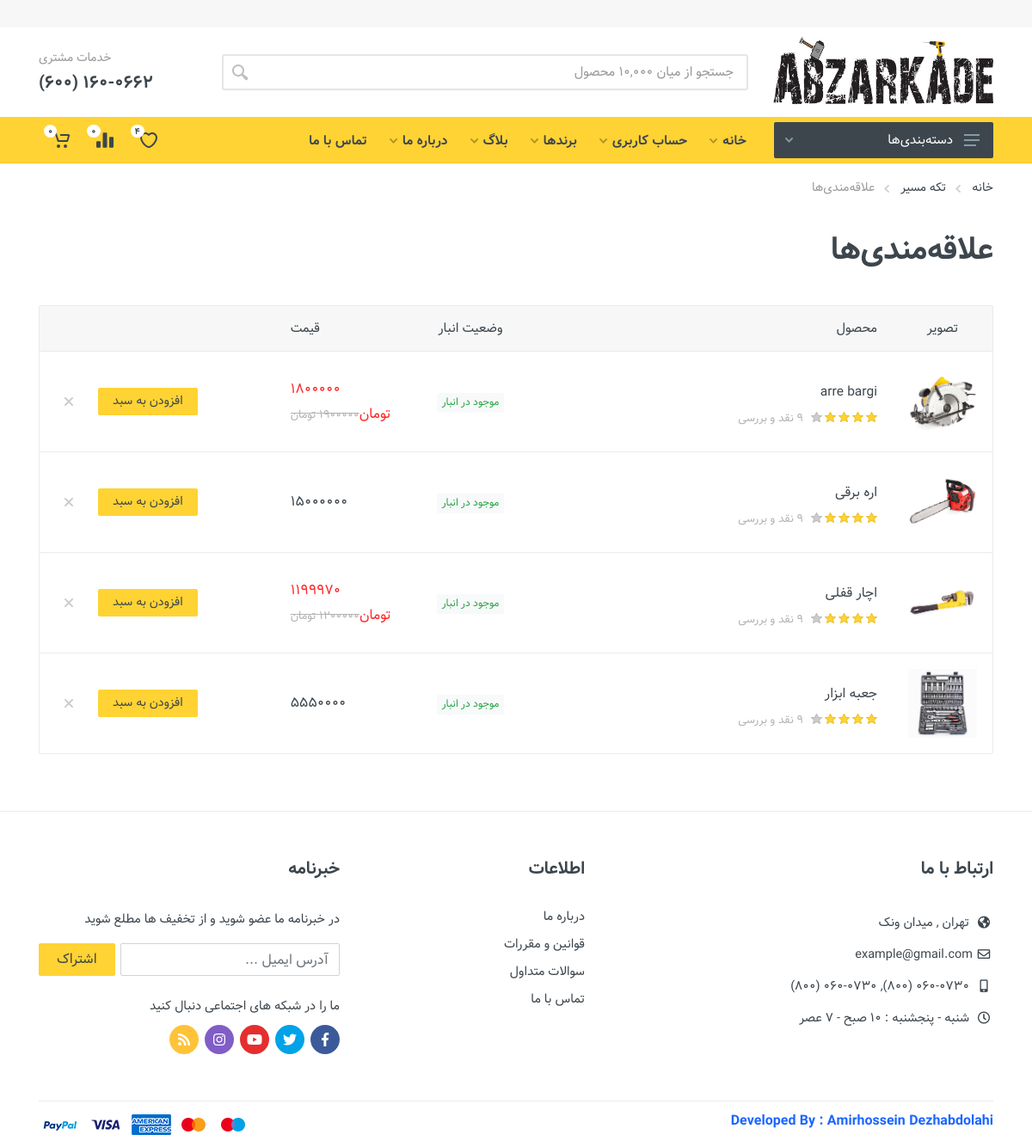
The page /wishlist/ (signed in) on the database its author committed.
### shop/models.py (models this page shows, shortened)
class WishList(models.Model):
    user = models.ForeignKey(User , on_delete=models.CASCADE)
    product = models.ForeignKey(Kala , on_delete=models.CASCADE)
    create_at = models.DateTimeField(auto_now_add=True)
    class Meta:
        verbose_name_plural = "Wishlist"

class Kala(models.Model):
    slug=models.SlugField(allow_unicode=True)
    name=models.CharField(max_length=150)
    brand=models.ForeignKey(Brand ,on_delete=models.SET_NULL, null=True , blank=True , verbose_name='Brand' , related_name='brand')
    size = models.ManyToManyField(ProductSize , help_text="Enter Size of the product")
    mini_description = models.CharField(max_length=200)
    color = models.ManyToManyField(Color , help_text="Select Color of the product")
    material = models.ManyToManyField(Materials , help_text="Select Material of the Product")
    pic0 = models.ImageField(
        upload_to= 'static/images/products/{0}'.format(strftime('%Y%m%d-%H%M%S',gmtime())) ,
        default='no-image.jpg' ,
        width_field='imagewidth' ,
        height_field='imageheight' ,
    )
    pic1 = models.ImageField(
        upload_to= 'static/images/products/{0}'.format(strftime("%Y%m%d - %H%M%S",gmtime())) ,
        default = 'no-image.jpg' ,
        null = True, blank = True ,
    )
    pic2 = models.ImageField(
        upload_to= 'static/images/products/{0}'.format(strftime("%Y%m%d - %H%M%S",gmtime())) ,
        default = 'no-image.jpg' ,
        null = True ,blank = True ,
    )
    pic3 = models.ImageField(
        upload_to= 'static/images/products/{0}'.format(strftime("%Y%m%d - %H%M%S",gmtime())) ,
        default = 'no-image.jpg' ,
        null = True, blank = True,
    )
    pic4 = models.ImageField(
        upload_to= 'static/images/products/{0}'.format(strftime("%Y%m%d - %H%M%S" ,gmtime())) ,
        default = 'no-image.jpg' ,
        null = True, blank = True ,
    )
    category=models.ForeignKey(
        KalaCategory ,
        on_delete=models.SET_NULL ,
        null=True ,
        verbose_name="Category" ,
        related_name= 'Category',
        help_text="category" ,
    )
    description=models.TextField(max_length=255 ,null=True, blank=True)
    imagewidth = models.PositiveIntegerField(editable = False, default = 401)
    imageheight = models.PositiveIntegerField(editable = False, default = 401)
    class Meta:
        verbose_name_plural = "Products"

class KalaInstance(models.Model):
    kala=models.ForeignKey(Kala ,on_delete=models.CASCADE , related_name='kalainstance')
    saller=models.ForeignKey(User , on_delete=models.CASCADE)
    price=models.BigIntegerField(verbose_name='Price')
    off = models.IntegerField(default=0)
    instock = models.IntegerField()
    class Meta:
        verbose_name_plural = "Product Instances"
    def new_price(self):
        if self.off == 0:
            return self.price
        else:
            return self.price - self.off

### shop/views.py (the view, shortened to what this page needs)
# urls.py: path('wishlist/', wishlist , name='wishlist'),
@login_required( login_url ='login')
def wishlist(request):
    wishlist = WishList.objects.filter( user = request.user)
    product = []
    for p in wishlist:
        product_detail = KalaInstance.objects.filter(kala__slug=p.product.slug)
        for a in product_detail:
            product.append(a)
    context = {
        'wishlist':wishlist,
        'detail':product,
    }
    return render(request , 'wishlist.html' , context)

### media/templates/wishlist.html (shortened to what this page needs)
{% extends 'main/base.html' %}
{% load static %}
{% block body %}
		<div class="site__body">
			<div class="page-header">
				<div class="page-header__container container">
					<div class="page-header__breadcrumb">
						<nav aria-label="breadcrumb">
							<ol class="breadcrumb">
								<li class="breadcrumb-item"><a href="{% url 'index' %}">خانه</a>
								</li>
								<li class="breadcrumb-item"><a href="#">تکه مسیر</a>
								</li>
								<li class="breadcrumb-item active" aria-current="page">علاقه‌مندی‌ها</li>
							</ol>
						</nav>
					</div>
					<div class="page-header__title">
						<h1>علاقه‌مندی‌ها</h1></div>
				</div>
			</div>
			<div class="block">
				<div class="container">
					{% if wishlist %}
					<table class="wishlist">
						<thead class="wishlist__head">
							<tr class="wishlist__row">
								<th class="wishlist__column wishlist__column--image">تصویر</th>
								<th class="wishlist__column wishlist__column--product">محصول</th>
								<th class="wishlist__column wishlist__column--stock">وضعیت انبار</th>
								<th class="wishlist__column wishlist__column--price">قیمت</th>
								<th class="wishlist__column wishlist__column--tocart"></th>
								<th class="wishlist__column wishlist__column--remove"></th>
							</tr>
						</thead>
						<tbody class="wishlist__body">
							{% for p in wishlist %}
							<tr class="wishlist__row">
								<td class="wishlist__column wishlist__column--image">
									<a href="{% url 'KalaDetailView' p.product.slug %}"><img src="{{ p.product.pic0.url }}" alt=" {{ p.product.name }}"></a>
								</td>
								<td class="wishlist__column wishlist__column--product"><a href={% url 'KalaDetailView' p.product.slug %} class="wishlist__product-name"> {{ p.product.name }} </a>
									<div class="wishlist__product-rating">
										<div class="rating">
											<div class="rating__body">
												<svg class="rating__star rating__star--active" width="13px" height="12px">
													<g class="rating__fill">
														<use xlink:href="{% static 'images/sprite.svg' %}#star-normal"></use>
													</g>
													<g class="rating__stroke">
														<use xlink:href="{% static 'images/sprite.svg' %}#star-normal-stroke"></use>
													</g>
												</svg>
												<svg class="rating__star rating__star--active" width="13px" height="12px">
													<g class="rating__fill">
														<use xlink:href="{% static 'images/sprite.svg' %}#star-normal"></use>
													</g>
													<g class="rating__stroke">
														<use xlink:href="{% static 'images/sprite.svg' %}#star-normal-stroke"></use>
													</g>
												</svg>
												<svg class="rating__star rating__star--active" width="13px" height="12px">
													<g class="rating__fill">
														<use xlink:href="{% static 'images/sprite.svg' %}#star-normal"></use>
													</g>
													<g class="rating__stroke">
														<use xlink:href="{% static 'images/sprite.svg' %}#star-normal-stroke"></use>
													</g>
												</svg>
												<svg class="rating__star rating__star--active" width="13px" height="12px">
													<g class="rating__fill">
														<use xlink:href="{% static 'images/sprite.svg' %}#star-normal"></use>
													</g>
													<g class="rating__stroke">
														<use xlink:href="{% static 'images/sprite.svg' %}#star-normal-stroke"></use>
													</g>
												</svg>
												<svg class="rating__star" width="13px" height="12px">
													<g class="rating__fill">
														<use xlink:href="{% static 'images/sprite.svg' %}#star-normal"></use>
													</g>
													<g class="rating__stroke">
														<use xlink:href="{% static 'images/sprite.svg' %}#star-normal-stroke"></use>
													</g>
												</svg>
											</div>
										</div>
										<div class="wishlist__product-rating-legend">9 نقد و بررسی</div>
									</div>
								</td>
								<td class="wishlist__column wishlist__column--stock">
									<div class="badge badge-light">
										{% for dtl in detail %}
										{% if p.product.id == dtl.kala_id %}
											{% if dtl.instock != 0 %}
													<span class="text-success">موجود در انبار</span>
											{% else %}
											<span class="text-danger">ناموجود</span>
										{% endif %}
										{% endif %}
										{% endfor %}
									</div>
								</td>
								<td class="wishlist__column wishlist__column--price">
									{% for dtl in detail %}
									{% if dtl.instock != 0 %}
									{% if p.product.id == dtl.kala_id %}
									{% if dtl.off == 0 %}<span class="new-price">{{ dtl.new_price }}</span>{% else %}<span class="product-card__new-price">{{ dtl.new_price }} تومان</span>{% endif %}{% if dtl.off == 0 %}{% else %}<span  class="product-card__old-price">{{ dtl.price }} تومان</span>{% endif %}
									{% endif %}
									{% endif %}
									{% endfor %}
								</td>
								<td class="wishlist__column wishlist__column--tocart"  >
									<button type="button" class="btn btn-primary btn-sm">افزودن به سبد</button>
								</td>
								<form method="post">
								<td class="wishlist__column wishlist__column--remove"  >
									<button type="submit"  class="btn btn-light btn-sm btn-svg-icon"  name="delete" >
										<svg width="12px" height="12px">
											<use xlink:href="{% static 'images/sprite.svg' %}#cross-12"></use>
										</svg>
									</button>
								</td>
								</form>
							</tr>
							{% endfor %}
						</tbody>
					</table>
					{% endif %}
				</div>
			</div>
		</div>
{% endblock %}

### media/static/css/custom.css (style rules this page uses)
body { font-family: "primary-font", "segoe ui", "tahoma"; line-height: 1.85; }
h1, h2, h3, h4, h5, h6 { line-height: 1.85; font-family: "secondary-font", "primary-font", "segoe ui", "tahoma"; }
.page-header__title { padding-top: 25px; }
.badge { line-height: 1.3; padding-bottom: 4px; }
.wishlist__product-rating { margin-top: 8px; }
@media (min-width: 768px) { .wishlist__column--price { padding-right: 18px; } }
.product__description, .typography, .review__text, .wishlist__product-name, .cart-table__product-name, .contact-us__address, .post-card--layout--grid.post-card--size--lg .post-card__content { font-size: 15.5px; }
.breadcrumb { line-height: 1.85; }

### rows shown on the page
WishList: product.pic0 (picture), product.name "arre bargi"
KalaInstance: instock "موجود در انبار", new_price "1800000", price "1900000"
WishList: product.pic0 (picture), product.name "اره برقی"
KalaInstance: instock "موجود در انبار", new_price "15000000"
WishList: product.pic0 (picture), product.name "اچار قفلی"
KalaInstance: instock "موجود در انبار", new_price "1199970", price "1200000"
WishList: product.pic0 (picture), product.name "جعبه ابزار"
KalaInstance: instock "موجود در انبار", new_price "5550000"

### other values the page prints
{{ wishlist.count }} "4"
